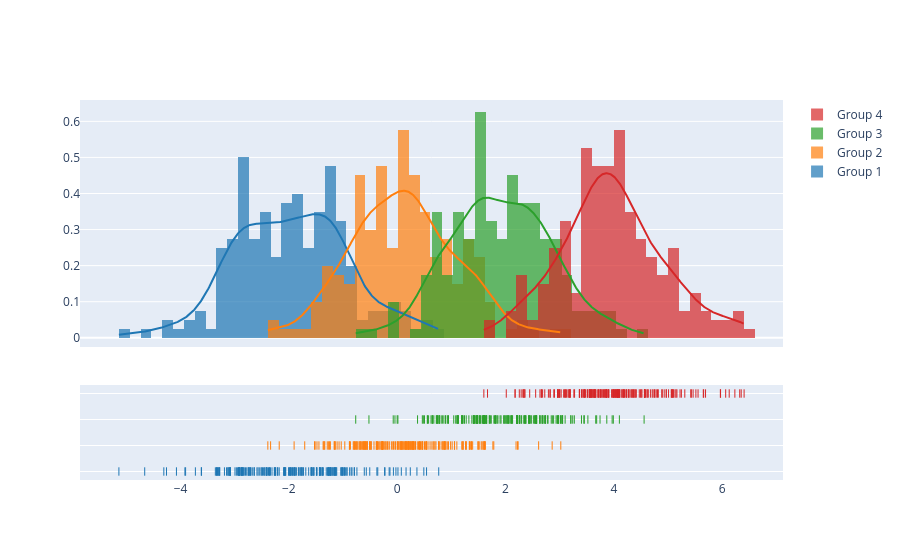

Notebook source saved alongside this figure:
### Code cell
import plotly.figure_factory as ff

# Add histogram data
x1 = np.random.randn(200) - 2
x2 = np.random.randn(200)
x3 = np.random.randn(200) + 2
x4 = np.random.randn(200) + 4

# Group data together
hist_data = [x1, x2, x3, x4]

group_labels = ['Group 1', 'Group 2', 'Group 3', 'Group 4']

# Create distplot with custom bin_size
fig = ff.create_distplot(hist_data, group_labels, bin_size=.2)
fig.show()

### Figure 1 — Plotly figure (JSON) as saved in the notebook; plotly's stock layout.template omitted (floating-point values rounded to 4 significant figures; data arrays with more than 128 entries replaced by an {"elided": "..."} marker saying what was removed)
{"data": [{"autobinx": false, "histnorm": "probability density", "legendgroup": "Group 1", "marker": {"color": "rgb(31, 119, 180)"}, "name": "Group 1", "opacity": 0.7, "type": "histogram", "x": {"elided": "200 float values"}, "xaxis": "x", "xbins": {"end": 0.7668, "size": 0.2, "start": -5.138}, "yaxis": "y"}, {"autobinx": false, "histnorm": "probability density", "legendgroup": "Group 2", "marker": {"color": "rgb(255, 127, 14)"}, "name": "Group 2", "opacity": 0.7, "type": "histogram", "x": {"elided": "200 float values"}, "xaxis": "x", "xbins": {"end": 3.021, "size": 0.2, "start": -2.388}, "yaxis": "y"}, {"autobinx": false, "histnorm": "probability density", "legendgroup": "Group 3", "marker": {"color": "rgb(44, 160, 44)"}, "name": "Group 3", "opacity": 0.7, "type": "histogram", "x": {"elided": "200 float values"}, "xaxis": "x", "xbins": {"end": 4.559, "size": 0.2, "start": -0.7655}, "yaxis": "y"}, {"autobinx": false, "histnorm": "probability density", "legendgroup": "Group 4", "marker": {"color": "rgb(214, 39, 40)"}, "name": "Group 4", "opacity": 0.7, "type": "histogram", "x": {"elided": "200 float values"}, "xaxis": "x", "xbins": {"end": 6.405, "size": 0.2, "start": 1.6}, "yaxis": "y"}, {"legendgroup": "Group 1", "marker": {"color": "rgb(31, 119, 180)"}, "mode": "lines", "name": "Group 1", "showlegend": false, "type": "scatter", "x": {"elided": "500 float values"}, "xaxis": "x", "y": {"elided": "500 float values"}, "yaxis": "y"}, {"legendgroup": "Group 2", "marker": {"color": "rgb(255, 127, 14)"}, "mode": "lines", "name": "Group 2", "showlegend": false, "type": "scatter", "x": {"elided": "500 float values"}, "xaxis": "x", "y": {"elided": "500 float values"}, "yaxis": "y"}, {"legendgroup": "Group 3", "marker": {"color": "rgb(44, 160, 44)"}, "mode": "lines", "name": "Group 3", "showlegend": false, "type": "scatter", "x": {"elided": "500 float values"}, "xaxis": "x", "y": {"elided": "500 float values"}, "yaxis": "y"}, {"legendgroup": "Group 4", "marker": {"color": "rgb(214, 39, 40)"}, "mode": "lines", "name": "Group 4", "showlegend": false, "type": "scatter", "x": {"elided": "500 float values"}, "xaxis": "x", "y": {"elided": "500 float values"}, "yaxis": "y"}, {"legendgroup": "Group 1", "marker": {"color": "rgb(31, 119, 180)", "symbol": "line-ns-open"}, "mode": "markers", "name": "Group 1", "showlegend": false, "type": "scatter", "x": {"elided": "200 float values"}, "xaxis": "x", "y": {"elided": "200 str values"}, "yaxis": "y2"}, {"legendgroup": "Group 2", "marker": {"color": "rgb(255, 127, 14)", "symbol": "line-ns-open"}, "mode": "markers", "name": "Group 2", "showlegend": false, "type": "scatter", "x": {"elided": "200 float values"}, "xaxis": "x", "y": {"elided": "200 str values"}, "yaxis": "y2"}, {"legendgroup": "Group 3", "marker": {"color": "rgb(44, 160, 44)", "symbol": "line-ns-open"}, "mode": "markers", "name": "Group 3", "showlegend": false, "type": "scatter", "x": {"elided": "200 float values"}, "xaxis": "x", "y": {"elided": "200 str values"}, "yaxis": "y2"}, {"legendgroup": "Group 4", "marker": {"color": "rgb(214, 39, 40)", "symbol": "line-ns-open"}, "mode": "markers", "name": "Group 4", "showlegend": false, "type": "scatter", "x": {"elided": "200 float values"}, "xaxis": "x", "y": {"elided": "200 str values"}, "yaxis": "y2"}], "layout": {"barmode": "overlay", "hovermode": "closest", "legend": {"traceorder": "reversed"}, "xaxis": {"anchor": "y2", "domain": [0.0, 1.0], "zeroline": false}, "yaxis": {"anchor": "free", "domain": [0.35, 1], "position": 0.0}, "yaxis2": {"anchor": "x", "domain": [0, 0.25], "dtick": 1, "showticklabels": false}}}
